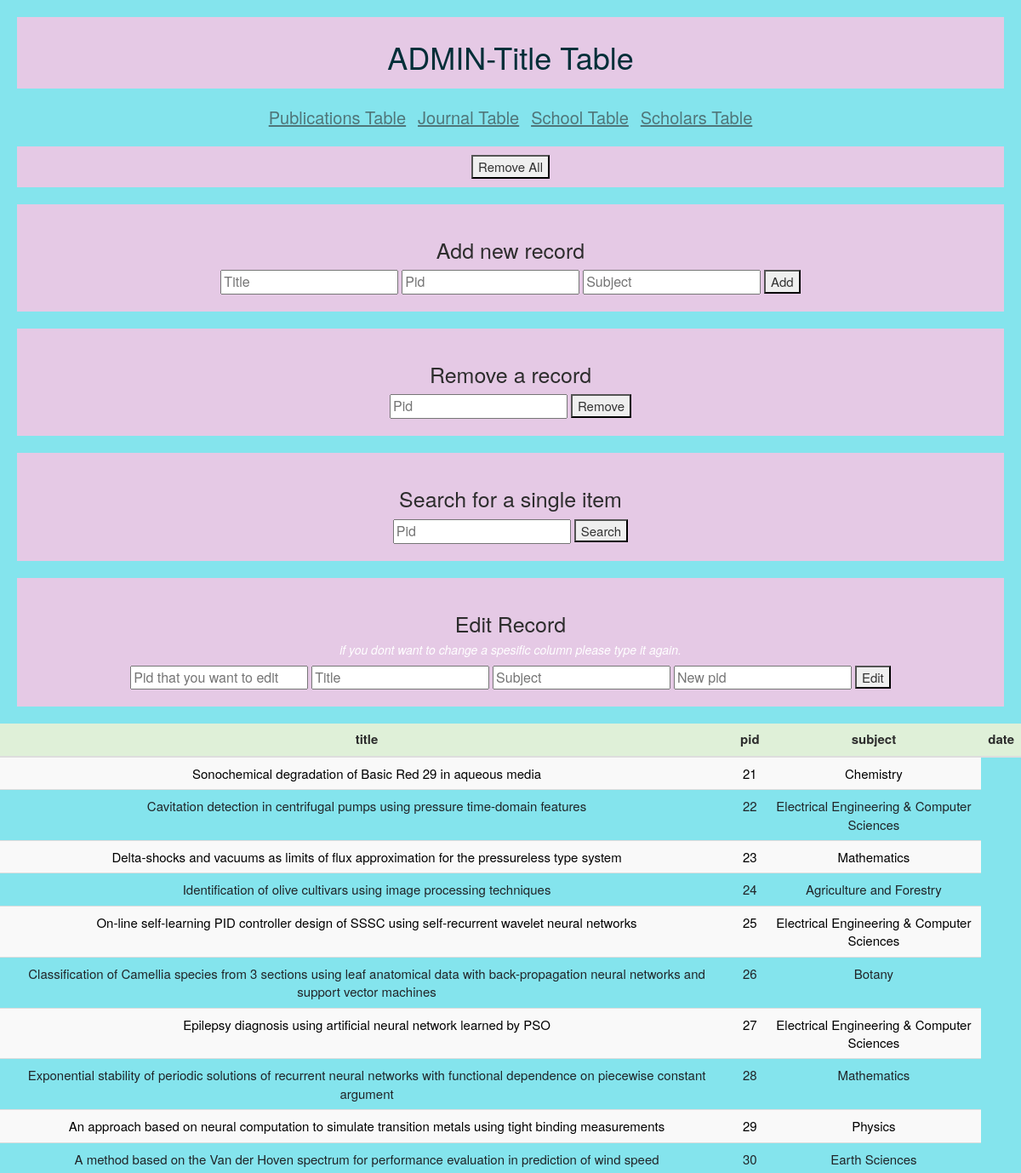
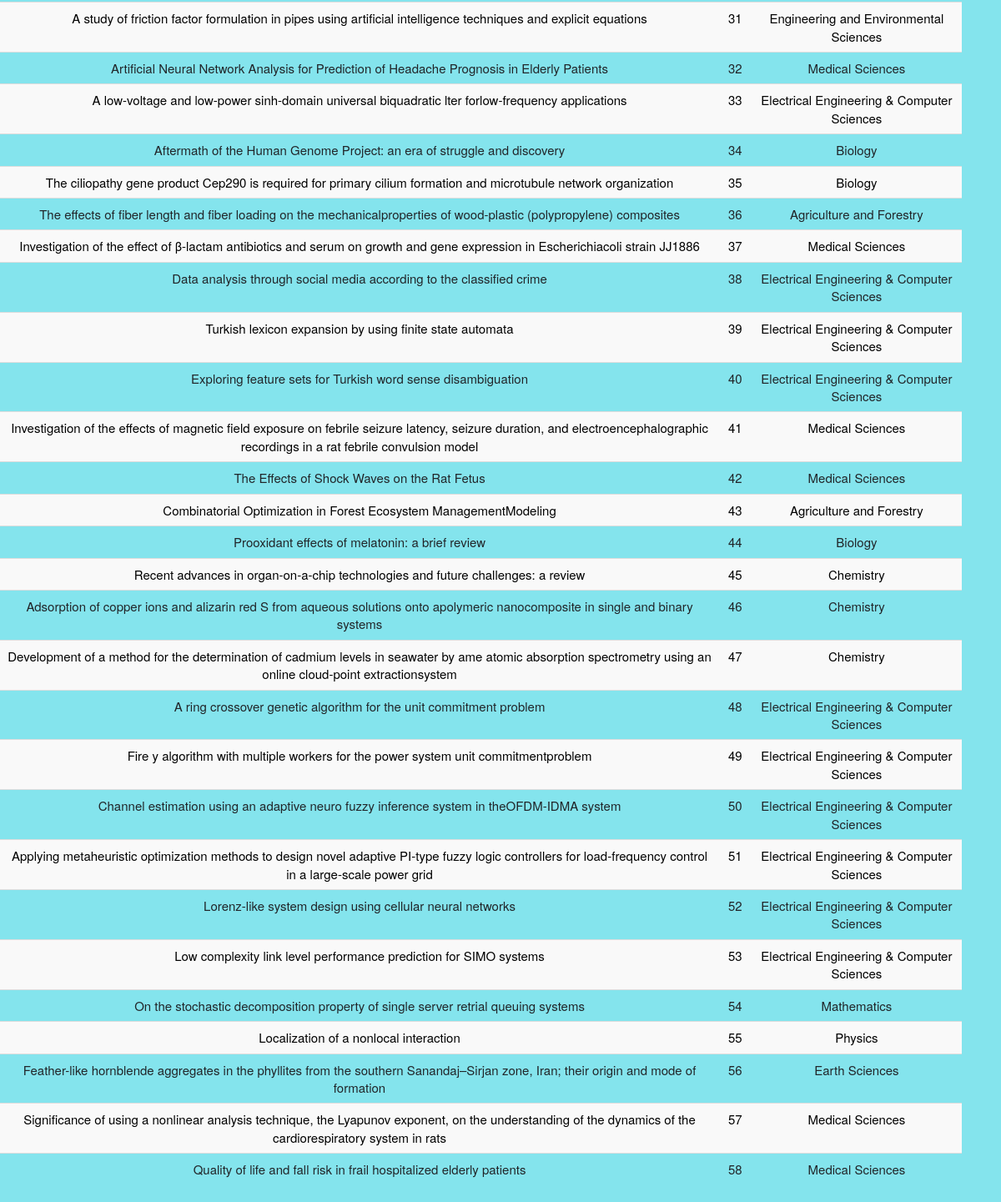
The app's page /WebPage/titleadmin.php with its own data (2 pictures, top to bottom).
### tables this page shows
CREATE TABLE `title` (
  `title` char(200) DEFAULT NULL,
  `subject` char(200) DEFAULT NULL,
  `pid` int(11) DEFAULT NULL
);

### WebPage/titleadmin.php (the view, shortened to what this page needs)
<!DOCTYPE html>
<html lang="en" dir="ltr">
  <head>
	<link rel="stylesheet" type = "text/css" href = "css/bootstrap.min.css"/>
    <link rel="stylesheet" href="https://maxcdn.bootstrapcdn.com/bootstrap/3.3.7/css/bootstrap.min.css">
    <link rel="stylesheet" href="journaladmincss.css">
  </head>
  <body>
    <?php
    $link = mysqli_connect("localhost", "root", "", "Project");
    $check = mysqli_query($link,"SELECT * FROM title  ");
    $myarr=array();
    while($row = mysqli_fetch_array($check))
    {
    array_push($myarr, $row);
    }
    	?>
      <div class="title">
    <h1 class="h1"> ADMIN-Title Table</h1>
  </div>
  <div class="otherpages">
    <a href="admin.php">Publications Table</a>
    <a href="journaladmin.php">Journal Table</a>
    <a href="schooladmin.php">School Table</a>
    <a href="scholarsadmin.php">Scholars Table</a>
  </div>
  <div class="removebutton">
    <form class="removeall" action="titleadmin.php" method="get">
        <button type="submit" id="removeallbtn" name="removeall">Remove All</button>
      </form>
    </div>
    <form class="" action="titleadmin.php" method="get">
      <div class="add">
        <h3>Add new record</h3>
        <input type="text" id="task" placeholder="Title" name="title1" autocomplete="off"  >
        <input type="text" id="task" placeholder="Pid" name="pid1" autocomplete="off"  >
        <input type="text" id="task" placeholder="Subject" name="subject1" autocomplete="off"  >
        <button type="submit" name="add1">Add</button>
      </div>
      <div class="remove">
        <h3>Remove a record</h3>
        <input type="text" id="task" placeholder="Pid" name="pidremove1" autocomplete="off"  >
        <button type="submit" name="remove1">Remove</button>
      </div>
      <div class="singleitem">
        <h3>Search for a single item</h3>
        <input type="text" id="task" placeholder="Pid" name="pidsingle1" autocomplete="off"  >
        <button type="submit" name="search1">Search</button>
      </div>
      <div class="edit">
        <h3>Edit Record</h3>
        <h5>if you dont want to change a spesific column please type it again.</h5>
          <input type="text" id="task" placeholder="Pid that you want to edit" name="pid2" autocomplete="off"  >
        <input type="text" id="task" placeholder="Title" name="title2" autocomplete="off"  >
        <input type="text" id="task" placeholder="Subject" name="subject2" autocomplete="off"  >
        <input type="text" id="task" placeholder="New pid" name="pid3" autocomplete="off"  >
        <button type="submit" name="edit1">Edit</button>
      </div>
</form>
    <body>
    <table class="table">
                <thead>
                    <tr class="success">
                        <th>title</th>
                          <th>pid</th>
                        <th>subject</th>
                        <th>date</th>
                    </tr>
                </thead>
                <tbody>
    				<?php
    				$row_number=count($myarr);
    				for($i=0;$i<$row_number;$i++)
    				{
    					$title=$myarr[$i]['title'];
              	$pid=$myarr[$i]['pid'];
              $subject=$myarr[$i]['subject'];
    				echo "<tr>";
    					echo "<td>" .$title.  "</td>";
              echo "<td>" .$pid.  "</td>";
              echo "<td>".$subject .  "</td>";
            echo "</tr>";
    				}
    				?>
    				</tbody>
    </table>

### WebPage/journaladmincss.css (style rules this page uses)
.title { text-align: center; color:#012e38; font-weight: bold; margin: 20px; padding: 7px; background-color: #e5c9e5; }
.removebutton { background-color: #e5c9e5; margin: 20px; padding: 10px; }
a { font-size: 20px; text-decoration: underline; padding: 5px; color: #2D2D2D; }
.otherpages { margin: 20px; text-align: center; opacity: 0.6; }
h3 { font-size: 25px; color: white; }
#task { font-size: 16px; }
body { background-color:#84e4ed ; }
.removebutton { text-align: center; margin: 20px; }
button { font-size: 15px; }
table { padding: 20px; text-align: center; font-size: 15px; }
h5 { font-style: italic; color: white; }
th { color: #2D2D2D; text-align: center; }
tr:nth-child(odd) { background: #f9f9f9; color: black; }
.add { margin: 20px; background-color: #e5c9e5; text-align: center; padding:20px; }
.remove { background-color: #e5c9e5; padding:20px; text-align: center; margin: 20px; }
.singleitem { background-color: #e5c9e5; padding:20px; text-align: center; margin: 20px; }
h3 { color: #2D2D2D; }
.edit { background-color: #e5c9e5; padding:20px; text-align: center; margin: 20px; }

### records on screen
title: title "Sonochemical degradation of Basic Red 29 in aqueous media", pid "21", subject "Chemistry"
title: title "Cavitation detection in centrifugal pumps using pressure time-domain features", pid "22", subject "Electrical Engineering & Computer Sciences"
title: title "Delta-shocks and vacuums as limits of flux approximation for the pressureless type system", pid "23", subject "Mathematics"
title: title "Identification of olive cultivars using image processing techniques", pid "24", subject "Agriculture and Forestry"
title: title "On-line self-learning PID controller design of SSSC using self-recurrent wavelet neural networks", pid "25", subject "Electrical Engineering & Computer Sciences"
title: title "Classification of Camellia species from 3 sections using leaf anatomical data with back-propagation neural networks and support vector machines", pid "26", subject "Botany"
title: title "Epilepsy diagnosis using artificial neural network learned by PSO", pid "27", subject "Electrical Engineering & Computer Sciences"
title: title "Exponential stability of periodic solutions of recurrent neural networks with functional dependence on piecewise constant argument", pid "28", subject "Mathematics"
title: title "An approach based on neural computation to simulate transition metals using tight binding measurements", pid "29", subject "Physics"
title: title "A method based on the Van der Hoven spectrum for performance evaluation in prediction of wind speed", pid "30", subject "Earth Sciences"
title: title "A study of friction factor formulation in pipes using artificial intelligence techniques and explicit equations", pid "31", subject "Engineering and Environmental Sciences"
title: title "Artificial Neural Network Analysis for Prediction of Headache Prognosis in Elderly Patients", pid "32", subject "Medical Sciences"
title: title "A low-voltage and low-power sinh-domain universal biquadratic lter forlow-frequency applications", pid "33", subject "Electrical Engineering & Computer Sciences"
title: title "Aftermath of the Human Genome Project: an era of struggle and discovery", pid "34", subject "Biology"
title: title "The ciliopathy gene product Cep290 is required for primary cilium formation and microtubule network organization", pid "35", subject "Biology"
title: title "The effects of fiber length and fiber loading on the mechanicalproperties of wood-plastic (polypropylene) composites", pid "36", subject "Agriculture and Forestry"
title: title "Investigation of the effect of β-lactam antibiotics and serum on growth and gene expression in Escherichiacoli strain JJ1886", pid "37", subject "Medical Sciences"
title: title "Data analysis through social media according to the classified crime", pid "38", subject "Electrical Engineering & Computer Sciences"
title: title "Turkish lexicon expansion by using finite state automata", pid "39", subject "Electrical Engineering & Computer Sciences"
title: title "Exploring feature sets for Turkish word sense disambiguation", pid "40", subject "Electrical Engineering & Computer Sciences"
title: title "Investigation of the effects of magnetic field exposure on febrile seizure latency, seizure duration, and electroencephalographic recordings in a rat febrile convulsion model", pid "41", subject "Medical Sciences"
title: title "The Effects of Shock Waves on the Rat Fetus", pid "42", subject "Medical Sciences"
title: title "Combinatorial Optimization in Forest Ecosystem ManagementModeling", pid "43", subject "Agriculture and Forestry"
title: title "Prooxidant effects of melatonin: a brief review", pid "44", subject "Biology"
title: title "Recent advances in organ-on-a-chip technologies and future challenges: a review", pid "45", subject "Chemistry"
title: title "Adsorption of copper ions and alizarin red S from aqueous solutions onto apolymeric nanocomposite in single and binary systems", pid "46", subject "Chemistry"
title: title "Development of a method for the determination of cadmium levels in seawater by ame atomic absorption spectrometry using an online cloud-point extractionsystem", pid "47", subject "Chemistry"
title: title "A ring crossover genetic algorithm for the unit commitment problem", pid "48", subject "Electrical Engineering & Computer Sciences"
title: title "Fire y algorithm with multiple workers for the power system unit commitmentproblem", pid "49", subject "Electrical Engineering & Computer Sciences"
title: title "Channel estimation using an adaptive neuro fuzzy inference system in theOFDM-IDMA system", pid "50", subject "Electrical Engineering & Computer Sciences"
title: title "Applying metaheuristic optimization methods to design novel adaptive PI-type fuzzy logic controllers for load-frequency control in a large-scale power grid", pid "51", subject "Electrical Engineering & Computer Sciences"
title: title "Lorenz-like system design using cellular neural networks", pid "52", subject "Electrical Engineering & Computer Sciences"
title: title "Low complexity link level performance prediction for SIMO systems", pid "53", subject "Electrical Engineering & Computer Sciences"
title: title "On the stochastic decomposition property of single server retrial queuing systems", pid "54", subject "Mathematics"
title: title "Localization of a nonlocal interaction", pid "55", subject "Physics"
title: title "Feather-like hornblende aggregates in the phyllites from the southern Sanandaj–Sirjan zone, Iran; their origin and mode of formation", pid "56", subject "Earth Sciences"
title: title "Significance of using a nonlinear analysis technique, the Lyapunov exponent, on the understanding of the dynamics of the cardiorespiratory system in rats", pid "57", subject "Medical Sciences"
title: title "Quality of life and fall risk in frail hospitalized elderly patients", pid "58", subject "Medical Sciences"
